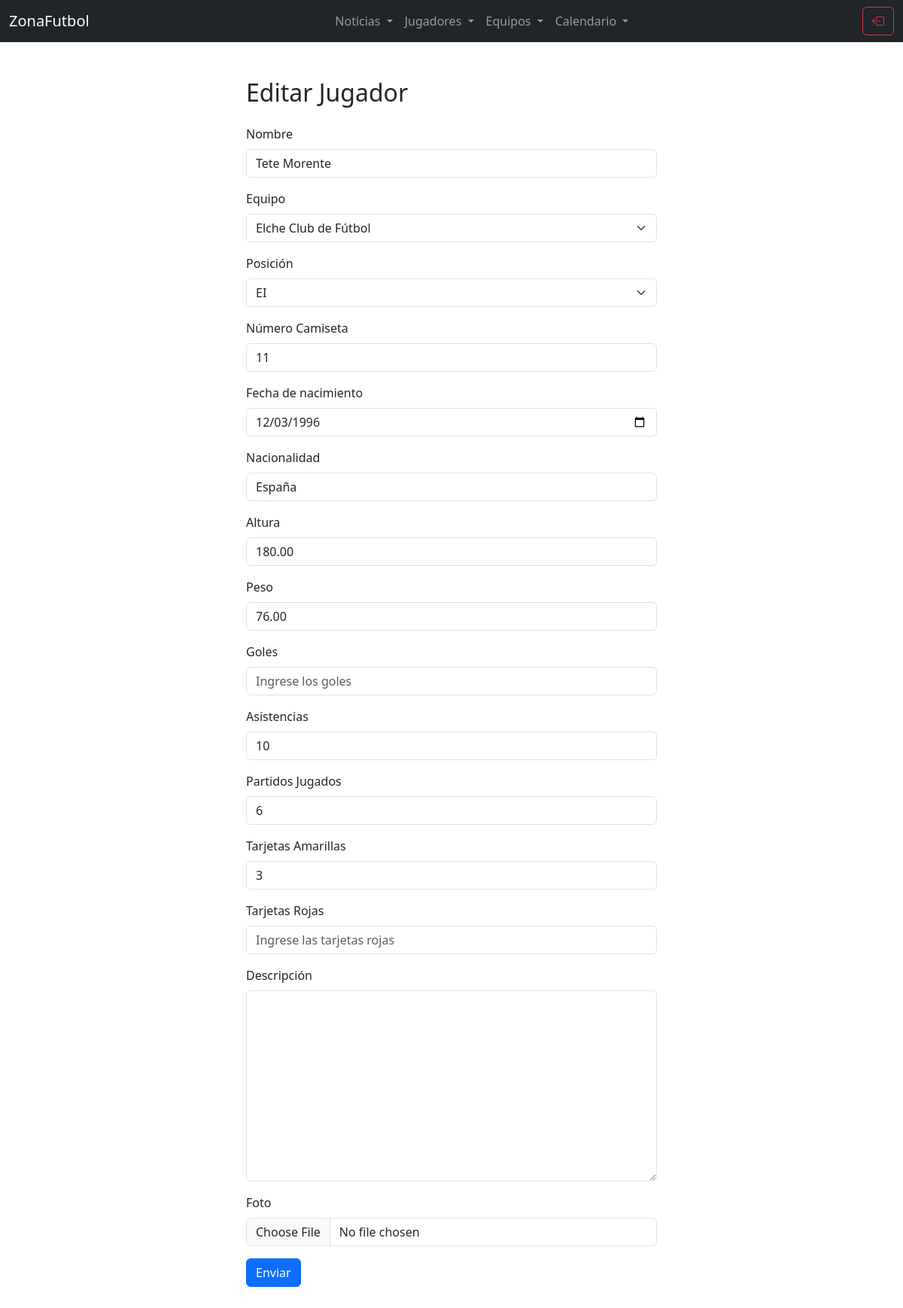
/pages/editar_jugador_datos.php?id=1 (signed in), run on an earlier commit of the app's database.
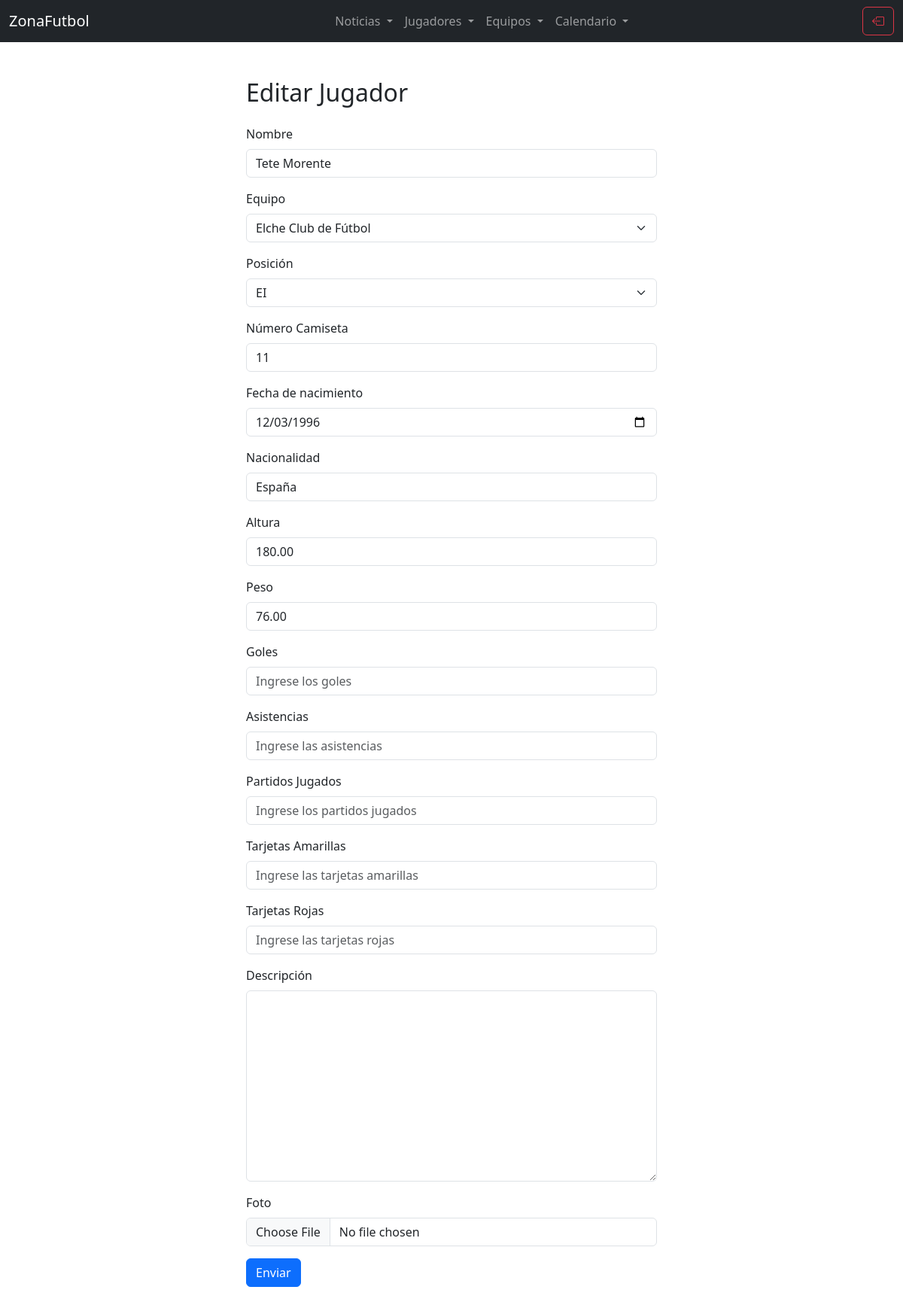
And on a later commit of the database.
### tables this page shows
CREATE TABLE `Jugadores` (
  `jugador_id` int(11) NOT NULL,
  `equipo_id` int(11) DEFAULT NULL,
  `nombre` varchar(100) NOT NULL,
  `posicion` varchar(50) DEFAULT NULL,
  `numero_camiseta` int(11) DEFAULT NULL,
  `fecha_nacimiento` date DEFAULT NULL,
  `nacionalidad` varchar(50) DEFAULT NULL,
  `altura` decimal(5,2) DEFAULT NULL,
  `peso` decimal(5,2) DEFAULT NULL,
  `historial` text DEFAULT NULL,
  `goles` int(11) DEFAULT NULL,
  `asistencias` int(11) DEFAULT NULL,
  `partidos_jugados` int(11) DEFAULT NULL,
  `tarjetas_amarillas` int(11) DEFAULT NULL,
  `tarjetas_rojas` int(11) DEFAULT NULL,
  `imagen_url` varchar(255) DEFAULT NULL,
  `descripcion` text DEFAULT NULL,
  `twitter_url` varchar(255) DEFAULT NULL,
  `instagram_url` varchar(255) DEFAULT NULL,
  `tiktok_url` varchar(255) DEFAULT NULL
);

CREATE TABLE `Equipos` (
  `equipo_id` int(11) NOT NULL,
  `nombre_equipo` varchar(255) NOT NULL,
  `descripcion` text DEFAULT NULL,
  `escudo_url` varchar(255) DEFAULT NULL,
  `fecha_fundacion` date DEFAULT NULL,
  `sede` varchar(255) DEFAULT NULL,
  `entrenador_principal` varchar(100) DEFAULT NULL,
  `estadio_principal` varchar(100) DEFAULT NULL,
  `color_primario` varchar(50) DEFAULT NULL,
  `color_secundario` varchar(50) DEFAULT NULL,
  `pagina_web_oficial` varchar(255) DEFAULT NULL,
  `twitter` varchar(255) DEFAULT NULL,
  `tiktok` varchar(255) DEFAULT NULL,
  `instagram` varchar(255) DEFAULT NULL,
  `fecha_creacion` timestamp NOT NULL DEFAULT current_timestamp(),
  `fecha_actualizacion` timestamp NOT NULL DEFAULT current_timestamp() ON UPDATE current_timestamp()
);

### components/config/config.php (called while the page is built, shortened)
<?php
require_once (__DIR__ . "/../clases/clase_jugadores.php");
require_once (__DIR__ . "/../clases/clase_equipos.php");
try {
    $conexion = new PDO("mysql:host=localhost;dbname=zonafutbol","root","");
    $conexion->setAttribute(PDO::ATTR_ERRMODE, PDO::ERRMODE_EXCEPTION);
    $conexion->exec("SET CHARACTER SET utf8");
    $equipos = new Equipos($conexion);
    $jugadores = new Jugadores($conexion);
} catch (PDOException $e) {
    die("Error de conexión a la base de datos: " . $e->getMessage());
}
?>

### components/clases/clase_jugadores.php (called while the page is built, shortened)
<?php
class Jugadores {
    private $db;
    public function __construct($db) {
        $this->db = $db;
    }
    public function traerJugador($jugador_id){
        $query = "SELECT * FROM Jugadores WHERE jugador_id = $jugador_id";
        $stmt = $this->db->prepare($query);
        $stmt->execute();
        $result = $stmt->fetch(PDO::FETCH_OBJ);
        return $result;
    }
}
?>

### components/clases/clase_equipos.php (called while the page is built, shortened)
<?php
class Equipos {
    private $db;
    public function __construct($db) {
        $this->db = $db;
    }
    public function traerEquipos(){
        $query = "SELECT * FROM Equipos WHERE 1";
        $stmt = $this->db->prepare($query);
        $stmt->execute();
        $result = $stmt->fetchAll(PDO::FETCH_OBJ);
        return $result;
    }
}
?>

### pages/editar_jugador_datos.php (the view, shortened to what the changed rows need)
<?php
include "../components/config/config.php";
$equiposs = $equipos->traerEquipos();
$jugador = $jugadores->traerJugador($_GET['id']);
?>
<!DOCTYPE html>
<html lang="en">
<head>
    <?php include "../components/header/links_header.php" ?>
</head>
<body>
    <?php include "../components/header/navbar.php" ?>
    <div class="container mt-5">
        <div class="row justify-content-center">
            <div class="col-md-6">
                <h2 class="mb-4">Editar Jugador</h2>
                <form action="guardar_jugador_editado.php" method="POST" enctype="multipart/form-data">
                    <div class="mb-3">
                        <label for="nombre" class="form-label">Nombre</label>
                        <input type="text" name="nombre" class="form-control" id="nombre" placeholder="Ingrese el nombre del jugador" value="<?php echo !empty($jugador->nombre) ? $jugador->nombre : '' ?>" required>
                    </div>
                    <div class="mb-3">
                        <label for="equipo" class="form-label">Equipo</label>
                        <select name="equipo" class="form-select" id="equipo" required>
                            <?php
                                foreach ($equiposs as $key => $value) {
                                    echo "<option value='$value->equipo_id' " . ($jugador->equipo_id == $value->equipo_id ? "selected" : "") . ">$value->nombre_equipo</option>";
                                }
                            ?>
                        </select>
                    </div>
                    <div class="mb-3">
                        <label for="posicion" class="form-label">Posición</label>
                        <select class="form-select" name="posicion" id="posicion" required>
                            <option value="ei" <?php echo $jugador->posicion == 'ei' ? "selected" : "" ?>>EI</option>
                        </select>
                    </div>
                    <div class="mb-3">
                        <label for="camiseta" class="form-label">Número Camiseta</label>
                        <input type="text" class="form-control" name="camiseta" id="camiseta" placeholder="Ingrese la camiseta" value="<?php echo !empty($jugador->numero_camiseta) ? $jugador->numero_camiseta : '' ?>" required>
                    </div>
                    <div class="mb-3">
                        <label for="fecha" class="form-label">Fecha de nacimiento</label>
                        <input type="date" class="form-control" name="fecha" id="fecha" value="<?php echo !empty($jugador->fecha_nacimiento) ? $jugador->fecha_nacimiento : '' ?>" required>
                    </div>
                    <div class="mb-3">
                        <label for="nacionalidad" class="form-label">Nacionalidad</label>
                        <input type="text" class="form-control" name="nacionalidad" id="nacionalidad" placeholder="Ingrese la nacionalidad" value="<?php echo !empty($jugador->nacionalidad) ? $jugador->nacionalidad : '' ?>" required>
                    </div>
                    <div class="mb-3">
                        <label for="altura" class="form-label">Altura</label>
                        <input type="number" class="form-control" name="altura" id="altura" placeholder="Ingrese la altura" value="<?php echo !empty($jugador->altura) ? $jugador->altura : '' ?>" required>
                    </div>
                    <div class="mb-3">
                        <label for="peso" class="form-label">Peso</label>
                        <input type="number" class="form-control" name="peso" id="peso" placeholder="Ingrese el peso" value="<?php echo !empty($jugador->peso) ? $jugador->peso : '' ?>" required>
                    </div>
                    <div class="mb-3">
                        <label for="asistencias" class="form-label">Asistencias</label>
                        <input type="number" class="form-control" name="asistencias" id="aistencias" placeholder="Ingrese las asistencias" value="<?php echo !empty($jugador->goles) ? $jugador->goles : '' ?>" required>
                    </div>
                    <div class="mb-3">
                        <label for="partidos" class="form-label">Partidos Jugados</label>
                        <input type="number" class="form-control" name="partidos" id="partidos" placeholder="Ingrese los partidos jugados" value="<?php echo !empty($jugador->partidos_jugados) ? $jugador->partidos_jugados : '' ?>" required>
                    </div>
                    <div class="mb-3">
                        <label for="amarillas" class="form-label">Tarjetas Amarillas</label>
                        <input type="number" class="form-control" name="amarillas" id="amarillas" placeholder="Ingrese las tarjetas amarillas" value="<?php echo !empty($jugador->tarjetas_amarillas) ? $jugador->tarjetas_amarillas : '' ?>" required>
                    </div>
                </form>
            </div>
        </div>
    </div>
</body>
</html>

What changed in the data, as far as the page shows it:
changed jugadores "Tete Morente": asistencias "10" → (not shown); partidos "6" → (not shown); amarillas "3" → (not shown)
